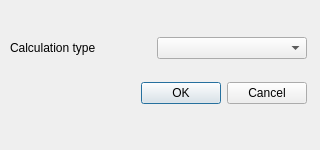
<?xml version="1.0" encoding="UTF-8"?>
<ui version="4.0">
 <class>DialogNewCalc</class>
 <widget class="QDialog" name="DialogNewCalc">
  <property name="geometry">
   <rect>
    <x>0</x>
    <y>0</y>
    <width>320</width>
    <height>150</height>
   </rect>
  </property>
  <property name="windowTitle">
   <string>New</string>
  </property>
  <widget class="QLabel" name="label">
   <property name="geometry">
    <rect>
     <x>10</x>
     <y>120</y>
     <width>81</width>
     <height>21</height>
    </rect>
   </property>
   <property name="text">
    <string/>
   </property>
  </widget>
  <widget class="QWidget" name="layoutWidget">
   <property name="geometry">
    <rect>
     <x>10</x>
     <y>20</y>
     <width>297</width>
     <height>101</height>
    </rect>
   </property>
   <layout class="QVBoxLayout" name="verticalLayout">
    <item>
     <layout class="QHBoxLayout" name="horizontalLayout">
      <item>
       <widget class="QLabel" name="labelCalType">
        <property name="text">
         <string>Calculation type</string>
        </property>
       </widget>
      </item>
      <item>
       <widget class="QComboBox" name="comboBoxCalType">
        <item>
         <property name="text">
          <string/>
         </property>
        </item>
        <item>
         <property name="text">
          <string>Cahn Hilliard 2D</string>
         </property>
        </item>
        <item>
         <property name="text">
          <string>Cahn Hilliard 2D alloy</string>
         </property>
        </item>
        <item>
         <property name="text">
          <string>Cahn Hilliard 3D alloy</string>
         </property>
        </item>
       </widget>
      </item>
     </layout>
    </item>
    <item>
     <widget class="QDialogButtonBox" name="buttonBoxNew">
      <property name="standardButtons">
       <set>QDialogButtonBox::Cancel|QDialogButtonBox::Ok</set>
      </property>
     </widget>
    </item>
   </layout>
  </widget>
 </widget>
 <resources/>
 <connections/>
</ui>
